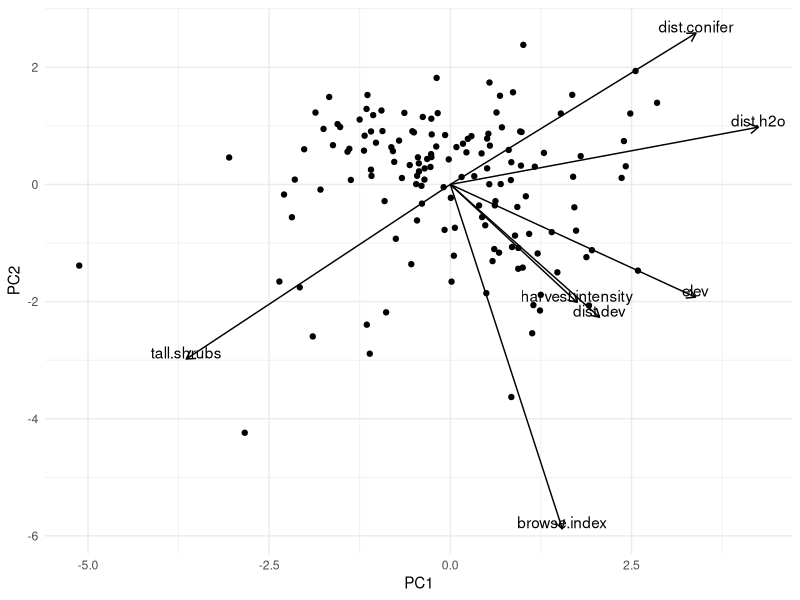
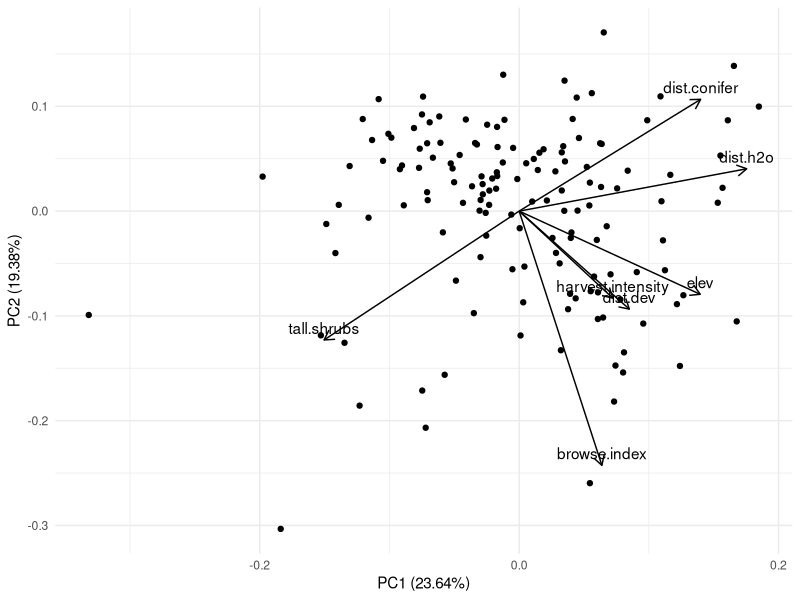

Reproduce these figures in R, in order.
## ---- chunk 1
knitr::opts_chunk$set(echo = TRUE)

library(tidyverse)
library(here)

# For PCA

library(ggfortify) # for biplot
library(patchwork)
## ---- chunk 2
# read in data of choice

moose <- read_csv(here("data", "hf115-01-plot.csv")) %>% 
  select(browse.index, elev, tall.shrubs, dist.h2o, dist.conifer, harvest.intensity, dist.dev) %>% 
  drop_na()

# want to retain variables that influence moose foraging: elevation, distance to water, distance to conifers, harvest intensity, distance to development

glimpse(moose)

## ---- chunk 3
moose_pca <- moose %>% 
  dplyr::select(where(is.numeric)) %>% 
  scale() %>% 
  prcomp()
## ---- chunk 4
# see the loadings (weighting for each principal component)

moose_pca$rotation
## ---- chunk 5
loadings_df <- data.frame(moose_pca$rotation * 8) %>% 
  mutate(axis = row.names(.))

new_pts_df <- data.frame(moose_pca$x)

ggplot() +
  geom_point(data = new_pts_df, aes(x = PC1, y = PC2)) +
  geom_segment(data = loadings_df, 
               x = 0, y = 0, aes(xend = PC1, yend = PC2, group = axis),
               arrow = arrow(length = unit(.25, "cm"))) +
  geom_text(data = loadings_df,
            aes(x = PC1, y = PC2, label = axis), vjust = 0, nudge_y = .01) +
  theme_minimal()
## ---- chunk 6
autoplot(moose_pca,
     	data = moose,
     	loadings = TRUE,
     	loadings.label = TRUE,
     	loadings.colour = "black",
     	loadings.label.colour = "black",
     	loadings.label.vjust = -0.5
     	) +
  scale_color_manual(values = c('red', 'orange', 'yellowgreen', 'darkgreen')) +
  scale_fill_manual(values = c('red', 'orange', 'yellowgreen', 'darkgreen')) +
  theme_minimal()
